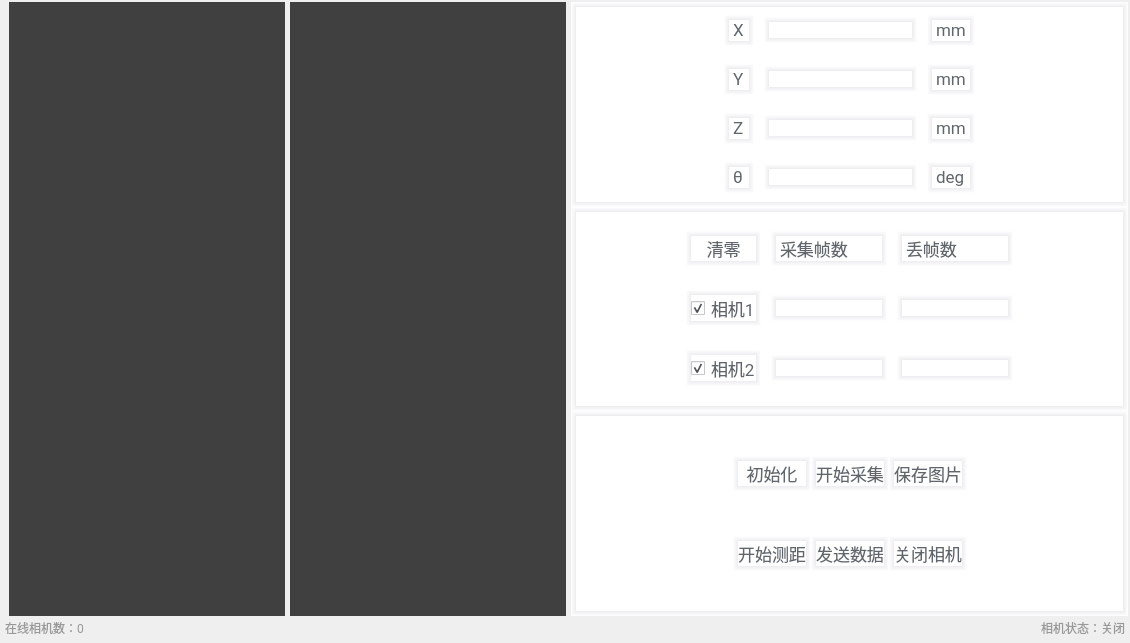
<?xml version="1.0" encoding="UTF-8"?>
<ui version="4.0">
 <class>ContentWidget</class>
 <widget class="QWidget" name="ContentWidget">
  <property name="geometry">
   <rect>
    <x>0</x>
    <y>0</y>
    <width>1130</width>
    <height>643</height>
   </rect>
  </property>
  <property name="windowTitle">
   <string>ContentWidget</string>
  </property>
  <layout class="QVBoxLayout" name="verticalLayout_2">
   <property name="spacing">
    <number>0</number>
   </property>
   <property name="leftMargin">
    <number>0</number>
   </property>
   <property name="topMargin">
    <number>0</number>
   </property>
   <property name="rightMargin">
    <number>0</number>
   </property>
   <property name="bottomMargin">
    <number>0</number>
   </property>
   <item>
    <widget class="QStackedWidget" name="contentStack">
     <property name="currentIndex">
      <number>0</number>
     </property>
     <widget class="QWidget" name="page">
      <layout class="QHBoxLayout" name="horizontalLayout_2">
       <property name="spacing">
        <number>5</number>
       </property>
       <property name="leftMargin">
        <number>2</number>
       </property>
       <property name="topMargin">
        <number>2</number>
       </property>
       <property name="rightMargin">
        <number>2</number>
       </property>
       <property name="bottomMargin">
        <number>2</number>
       </property>
       <item>
        <spacer name="horizontalSpacer_20">
         <property name="orientation">
          <enum>Qt::Horizontal</enum>
         </property>
         <property name="sizeType">
          <enum>QSizePolicy::Fixed</enum>
         </property>
         <property name="sizeHint" stdset="0">
          <size>
           <width>7</width>
           <height>7</height>
          </size>
         </property>
        </spacer>
       </item>
       <item>
        <widget class="QStackedWidget" name="cameraDispaly">
         <property name="styleSheet">
          <string notr="true"/>
         </property>
         <property name="currentIndex">
          <number>0</number>
         </property>
         <widget class="QWidget" name="page_5">
          <layout class="QHBoxLayout" name="horizontalLayout_4">
           <property name="spacing">
            <number>5</number>
           </property>
           <property name="leftMargin">
            <number>0</number>
           </property>
           <property name="topMargin">
            <number>0</number>
           </property>
           <property name="rightMargin">
            <number>0</number>
           </property>
           <property name="bottomMargin">
            <number>0</number>
           </property>
           <item>
            <widget class="QLabel" name="cameraDisplay2">
             <property name="styleSheet">
              <string notr="true">background:rgb(64,64,64)</string>
             </property>
             <property name="text">
              <string/>
             </property>
            </widget>
           </item>
           <item>
            <widget class="QLabel" name="cameraDisplay1">
             <property name="styleSheet">
              <string notr="true">background:rgb(64,64,64)</string>
             </property>
             <property name="text">
              <string/>
             </property>
            </widget>
           </item>
          </layout>
         </widget>
         <widget class="QWidget" name="page_6">
          <layout class="QHBoxLayout" name="horizontalLayout_5">
           <property name="spacing">
            <number>0</number>
           </property>
           <property name="leftMargin">
            <number>0</number>
           </property>
           <property name="topMargin">
            <number>0</number>
           </property>
           <property name="rightMargin">
            <number>0</number>
           </property>
           <property name="bottomMargin">
            <number>0</number>
           </property>
           <item>
            <widget class="QLabel" name="label_13">
             <property name="styleSheet">
              <string notr="true">background:rgb(64,64,64)</string>
             </property>
             <property name="text">
              <string/>
             </property>
            </widget>
           </item>
          </layout>
         </widget>
        </widget>
       </item>
       <item>
        <widget class="QWidget" name="dataDisplay" native="true">
         <layout class="QVBoxLayout" name="verticalLayout">
          <property name="spacing">
           <number>0</number>
          </property>
          <property name="leftMargin">
           <number>0</number>
          </property>
          <property name="topMargin">
           <number>0</number>
          </property>
          <property name="rightMargin">
           <number>0</number>
          </property>
          <property name="bottomMargin">
           <number>0</number>
          </property>
          <item>
           <widget class="QWidget" name="coordinateDisplay" native="true">
            <property name="styleSheet">
             <string notr="true">border-top: 5px solid qlineargradient(y0:0, y1:1,stop: 0 #ececef, stop: 1 white);
border-left: 5px solid qlineargradient(x0:0, x1:1,stop: 0 #ececef, stop: 1 white);
 border-bottom: 5px solid qlineargradient(y0:0, y1:1,stop: 0 white, stop: 1  #ececef);
border-right: 5px solid qlineargradient(x0:0, x1:1,stop:  0 white, stop: 1 #ececef);
background-color: rgb(255,255,255);
</string>
            </property>
            <layout class="QGridLayout" name="gridLayout">
             <property name="leftMargin">
              <number>0</number>
             </property>
             <property name="topMargin">
              <number>5</number>
             </property>
             <property name="rightMargin">
              <number>0</number>
             </property>
             <property name="bottomMargin">
              <number>5</number>
             </property>
             <property name="spacing">
              <number>10</number>
             </property>
             <item row="0" column="1">
              <widget class="QLabel" name="label_3">
               <property name="styleSheet">
                <string notr="true">font-family:PingFang SC,Hiragino Sans GB,Arial,Microsoft YaHei,Verdana,Roboto,Noto,Helvetica Neue,sans-serif;
color:#61666d;
font-size:17px</string>
               </property>
               <property name="text">
                <string>X</string>
               </property>
              </widget>
             </item>
             <item row="1" column="0">
              <spacer name="horizontalSpacer_3">
               <property name="orientation">
                <enum>Qt::Horizontal</enum>
               </property>
               <property name="sizeHint" stdset="0">
                <size>
                 <width>40</width>
                 <height>20</height>
                </size>
               </property>
              </spacer>
             </item>
             <item row="3" column="0">
              <spacer name="horizontalSpacer_7">
               <property name="orientation">
                <enum>Qt::Horizontal</enum>
               </property>
               <property name="sizeHint" stdset="0">
                <size>
                 <width>40</width>
                 <height>20</height>
                </size>
               </property>
              </spacer>
             </item>
             <item row="1" column="2">
              <widget class="QLineEdit" name="lineEditY">
               <property name="enabled">
                <bool>false</bool>
               </property>
               <property name="autoFillBackground">
                <bool>false</bool>
               </property>
               <property name="styleSheet">
                <string notr="true">border-top: 5px solid qlineargradient(y0:0, y1:1,stop: 0 #ececef, stop: 1 white);
border-left: 5px solid qlineargradient(x0:0, x1:1,stop: 0 #ececef, stop: 1 white);
 border-bottom: 5px solid qlineargradient(y0:0, y1:1,stop: 0 white, stop: 1  #ececef);
border-right: 5px solid qlineargradient(x0:0, x1:1,stop:  0 white, stop: 1 #ececef);
background-color: rgb(255,255,255);
</string>
               </property>
              </widget>
             </item>
             <item row="0" column="4">
              <spacer name="horizontalSpacer_2">
               <property name="orientation">
                <enum>Qt::Horizontal</enum>
               </property>
               <property name="sizeHint" stdset="0">
                <size>
                 <width>40</width>
                 <height>20</height>
                </size>
               </property>
              </spacer>
             </item>
             <item row="0" column="0">
              <spacer name="horizontalSpacer">
               <property name="orientation">
                <enum>Qt::Horizontal</enum>
               </property>
               <property name="sizeHint" stdset="0">
                <size>
                 <width>40</width>
                 <height>20</height>
                </size>
               </property>
              </spacer>
             </item>
             <item row="3" column="2">
              <widget class="QLineEdit" name="lineEditTheta">
               <property name="enabled">
                <bool>false</bool>
               </property>
               <property name="styleSheet">
                <string notr="true">border-top: 5px solid qlineargradient(y0:0, y1:1,stop: 0 #ececef, stop: 1 white);
border-left: 5px solid qlineargradient(x0:0, x1:1,stop: 0 #ececef, stop: 1 white);
 border-bottom: 5px solid qlineargradient(y0:0, y1:1,stop: 0 white, stop: 1  #ececef);
border-right: 5px solid qlineargradient(x0:0, x1:1,stop:  0 white, stop: 1 #ececef);
background-color: rgb(255,255,255);
</string>
               </property>
              </widget>
             </item>
             <item row="0" column="2">
              <widget class="QLineEdit" name="lineEditX">
               <property name="enabled">
                <bool>false</bool>
               </property>
               <property name="styleSheet">
                <string notr="true">border-top: 5px solid qlineargradient(y0:0, y1:1,stop: 0 #ececef, stop: 1 white);
border-left: 5px solid qlineargradient(x0:0, x1:1,stop: 0 #ececef, stop: 1 white);
 border-bottom: 5px solid qlineargradient(y0:0, y1:1,stop: 0 white, stop: 1  #ececef);
border-right: 5px solid qlineargradient(x0:0, x1:1,stop:  0 white, stop: 1 #ececef);
background-color: rgb(255,255,255);
</string>
               </property>
              </widget>
             </item>
             <item row="1" column="1">
              <widget class="QLabel" name="label_4">
               <property name="styleSheet">
                <string notr="true">font-family:PingFang SC,Hiragino Sans GB,Arial,Microsoft YaHei,Verdana,Roboto,Noto,Helvetica Neue,sans-serif;
color:#61666d;
font-size:17px</string>
               </property>
               <property name="text">
                <string>Y</string>
               </property>
              </widget>
             </item>
             <item row="3" column="1">
              <widget class="QLabel" name="label_6">
               <property name="styleSheet">
                <string notr="true">font-family:PingFang SC,Hiragino Sans GB,Arial,Microsoft YaHei,Verdana,Roboto,Noto,Helvetica Neue,sans-serif;
color:#61666d;
font-size:17px</string>
               </property>
               <property name="text">
                <string>θ</string>
               </property>
              </widget>
             </item>
             <item row="1" column="4">
              <spacer name="horizontalSpacer_4">
               <property name="orientation">
                <enum>Qt::Horizontal</enum>
               </property>
               <property name="sizeHint" stdset="0">
                <size>
                 <width>40</width>
                 <height>20</height>
                </size>
               </property>
              </spacer>
             </item>
             <item row="2" column="4">
              <spacer name="horizontalSpacer_6">
               <property name="orientation">
                <enum>Qt::Horizontal</enum>
               </property>
               <property name="sizeHint" stdset="0">
                <size>
                 <width>40</width>
                 <height>20</height>
                </size>
               </property>
              </spacer>
             </item>
             <item row="3" column="4">
              <spacer name="horizontalSpacer_8">
               <property name="orientation">
                <enum>Qt::Horizontal</enum>
               </property>
               <property name="sizeHint" stdset="0">
                <size>
                 <width>40</width>
                 <height>20</height>
                </size>
               </property>
              </spacer>
             </item>
             <item row="2" column="2">
              <widget class="QLineEdit" name="lineEditZ">
               <property name="enabled">
                <bool>false</bool>
               </property>
               <property name="styleSheet">
                <string notr="true">border-top: 5px solid qlineargradient(y0:0, y1:1,stop: 0 #ececef, stop: 1 white);
border-left: 5px solid qlineargradient(x0:0, x1:1,stop: 0 #ececef, stop: 1 white);
 border-bottom: 5px solid qlineargradient(y0:0, y1:1,stop: 0 white, stop: 1  #ececef);
border-right: 5px solid qlineargradient(x0:0, x1:1,stop:  0 white, stop: 1 #ececef);
background-color: rgb(255,255,255);
</string>
               </property>
              </widget>
             </item>
             <item row="2" column="0">
              <spacer name="horizontalSpacer_5">
               <property name="orientation">
                <enum>Qt::Horizontal</enum>
               </property>
               <property name="sizeHint" stdset="0">
                <size>
                 <width>40</width>
                 <height>20</height>
                </size>
               </property>
              </spacer>
             </item>
             <item row="2" column="1">
              <widget class="QLabel" name="label_5">
               <property name="styleSheet">
                <string notr="true">font-family:PingFang SC,Hiragino Sans GB,Arial,Microsoft YaHei,Verdana,Roboto,Noto,Helvetica Neue,sans-serif;
color:#61666d;
font-size:17px</string>
               </property>
               <property name="text">
                <string>Z</string>
               </property>
              </widget>
             </item>
             <item row="0" column="3">
              <widget class="QLabel" name="label_7">
               <property name="styleSheet">
                <string notr="true">font-family:PingFang SC,Hiragino Sans GB,Arial,Microsoft YaHei,Verdana,Roboto,Noto,Helvetica Neue,sans-serif;
color:#61666d;
font-size:17px</string>
               </property>
               <property name="text">
                <string>mm</string>
               </property>
              </widget>
             </item>
             <item row="1" column="3">
              <widget class="QLabel" name="label_8">
               <property name="styleSheet">
                <string notr="true">font-family:PingFang SC,Hiragino Sans GB,Arial,Microsoft YaHei,Verdana,Roboto,Noto,Helvetica Neue,sans-serif;
color:#61666d;
font-size:17px</string>
               </property>
               <property name="text">
                <string>mm</string>
               </property>
              </widget>
             </item>
             <item row="2" column="3">
              <widget class="QLabel" name="label_9">
               <property name="styleSheet">
                <string notr="true">font-family:PingFang SC,Hiragino Sans GB,Arial,Microsoft YaHei,Verdana,Roboto,Noto,Helvetica Neue,sans-serif;
color:#61666d;
font-size:17px</string>
               </property>
               <property name="text">
                <string>mm</string>
               </property>
              </widget>
             </item>
             <item row="3" column="3">
              <widget class="QLabel" name="label_10">
               <property name="styleSheet">
                <string notr="true">font-family:PingFang SC,Hiragino Sans GB,Arial,Microsoft YaHei,Verdana,Roboto,Noto,Helvetica Neue,sans-serif;
color:#61666d;
font-size:17px</string>
               </property>
               <property name="text">
                <string>deg</string>
               </property>
              </widget>
             </item>
            </layout>
           </widget>
          </item>
          <item>
           <widget class="QWidget" name="framesDisplay" native="true">
            <property name="styleSheet">
             <string notr="true">border-top: 5px solid qlineargradient(y0:0, y1:1,stop: 0 #ececef, stop: 1 white);
border-left: 5px solid qlineargradient(x0:0, x1:1,stop: 0 #ececef, stop: 1 white);
 border-bottom: 5px solid qlineargradient(y0:0, y1:1,stop: 0 white, stop: 1  #ececef);
border-right: 5px solid qlineargradient(x0:0, x1:1,stop:  0 white, stop: 1 #ececef);
background-color: rgb(255,255,255);
</string>
            </property>
            <layout class="QGridLayout" name="gridLayout_2">
             <property name="leftMargin">
              <number>10</number>
             </property>
             <property name="topMargin">
              <number>10</number>
             </property>
             <property name="rightMargin">
              <number>10</number>
             </property>
             <property name="bottomMargin">
              <number>10</number>
             </property>
             <property name="spacing">
              <number>10</number>
             </property>
             <item row="1" column="2">
              <widget class="QLineEdit" name="recFrame1">
               <property name="enabled">
                <bool>false</bool>
               </property>
              </widget>
             </item>
             <item row="0" column="4">
              <spacer name="horizontalSpacer_12">
               <property name="orientation">
                <enum>Qt::Horizontal</enum>
               </property>
               <property name="sizeHint" stdset="0">
                <size>
                 <width>40</width>
                 <height>20</height>
                </size>
               </property>
              </spacer>
             </item>
             <item row="1" column="0">
              <spacer name="horizontalSpacer_10">
               <property name="orientation">
                <enum>Qt::Horizontal</enum>
               </property>
               <property name="sizeHint" stdset="0">
                <size>
                 <width>40</width>
                 <height>20</height>
                </size>
               </property>
              </spacer>
             </item>
             <item row="2" column="1">
              <widget class="QCheckBox" name="checkBox_2">
               <property name="styleSheet">
                <string notr="true">font-family:PingFang SC,Hiragino Sans GB,Arial,Microsoft YaHei,Verdana,Roboto,Noto,Helvetica Neue,sans-serif;
color:#61666d;
font-size:17px</string>
               </property>
               <property name="text">
                <string>相机2</string>
               </property>
               <property name="checked">
                <bool>true</bool>
               </property>
              </widget>
             </item>
             <item row="1" column="1">
              <widget class="QCheckBox" name="checkBox">
               <property name="styleSheet">
                <string notr="true">font-family:PingFang SC,Hiragino Sans GB,Arial,Microsoft YaHei,Verdana,Roboto,Noto,Helvetica Neue,sans-serif;
color:#61666d;
font-size:17px</string>
               </property>
               <property name="text">
                <string>相机1</string>
               </property>
               <property name="checked">
                <bool>true</bool>
               </property>
              </widget>
             </item>
             <item row="0" column="3">
              <widget class="QLabel" name="label_2">
               <property name="styleSheet">
                <string notr="true">font-family:PingFang SC,Hiragino Sans GB,Arial,Microsoft YaHei,Verdana,Roboto,Noto,Helvetica Neue,sans-serif;
color:#61666d;
font-size:17px</string>
               </property>
               <property name="text">
                <string>丢帧数</string>
               </property>
              </widget>
             </item>
             <item row="1" column="3">
              <widget class="QLineEdit" name="lostFrame1">
               <property name="enabled">
                <bool>false</bool>
               </property>
              </widget>
             </item>
             <item row="2" column="3">
              <widget class="QLineEdit" name="lostFrame2">
               <property name="enabled">
                <bool>false</bool>
               </property>
              </widget>
             </item>
             <item row="0" column="1">
              <widget class="QPushButton" name="zeroBtn">
               <property name="styleSheet">
                <string notr="true">#zeroBtn{font-family:PingFang SC,Hiragino Sans GB,Arial,Microsoft YaHei,Verdana,Roboto,Noto,Helvetica Neue,sans-serif;
color:#61666d;
font-size:17px
}
#zeroBtn:hover{
color:white;
background:rgb(67,149,255);
}</string>
               </property>
               <property name="text">
                <string>清零</string>
               </property>
              </widget>
             </item>
             <item row="2" column="4">
              <spacer name="horizontalSpacer_14">
               <property name="orientation">
                <enum>Qt::Horizontal</enum>
               </property>
               <property name="sizeHint" stdset="0">
                <size>
                 <width>40</width>
                 <height>20</height>
                </size>
               </property>
              </spacer>
             </item>
             <item row="2" column="2">
              <widget class="QLineEdit" name="recFrame2">
               <property name="enabled">
                <bool>false</bool>
               </property>
              </widget>
             </item>
             <item row="0" column="2">
              <widget class="QLabel" name="label">
               <property name="styleSheet">
                <string notr="true">font-family:PingFang SC,Hiragino Sans GB,Arial,Microsoft YaHei,Verdana,Roboto,Noto,Helvetica Neue,sans-serif;
color:#61666d;
font-size:17px</string>
               </property>
               <property name="text">
                <string>采集帧数</string>
               </property>
              </widget>
             </item>
             <item row="1" column="4">
              <spacer name="horizontalSpacer_13">
               <property name="orientation">
                <enum>Qt::Horizontal</enum>
               </property>
               <property name="sizeHint" stdset="0">
                <size>
                 <width>40</width>
                 <height>20</height>
                </size>
               </property>
              </spacer>
             </item>
             <item row="0" column="0">
              <spacer name="horizontalSpacer_9">
               <property name="orientation">
                <enum>Qt::Horizontal</enum>
               </property>
               <property name="sizeHint" stdset="0">
                <size>
                 <width>40</width>
                 <height>20</height>
                </size>
               </property>
              </spacer>
             </item>
             <item row="2" column="0">
              <spacer name="horizontalSpacer_11">
               <property name="orientation">
                <enum>Qt::Horizontal</enum>
               </property>
               <property name="sizeHint" stdset="0">
                <size>
                 <width>40</width>
                 <height>20</height>
                </size>
               </property>
              </spacer>
             </item>
            </layout>
           </widget>
          </item>
          <item>
           <widget class="QWidget" name="buttonDisplay" native="true">
            <property name="styleSheet">
             <string notr="true">border-top: 5px solid qlineargradient(y0:0, y1:1,stop: 0 #ececef, stop: 1 white);
border-left: 5px solid qlineargradient(x0:0, x1:1,stop: 0 #ececef, stop: 1 white);
 border-bottom: 5px solid qlineargradient(y0:0, y1:1,stop: 0 white, stop: 1  #ececef);
border-right: 5px solid qlineargradient(x0:0, x1:1,stop:  0 white, stop: 1 #ececef);
background-color: rgb(255,255,255);
</string>
            </property>
            <layout class="QGridLayout" name="gridLayout_3">
             <property name="leftMargin">
              <number>10</number>
             </property>
             <property name="topMargin">
              <number>10</number>
             </property>
             <property name="rightMargin">
              <number>10</number>
             </property>
             <property name="bottomMargin">
              <number>10</number>
             </property>
             <property name="horizontalSpacing">
              <number>0</number>
             </property>
             <property name="verticalSpacing">
              <number>10</number>
             </property>
             <item row="0" column="1">
              <widget class="QPushButton" name="iniBtn">
               <property name="styleSheet">
                <string notr="true">#iniBtn{font-family:PingFang SC,Hiragino Sans GB,Arial,Microsoft YaHei,Verdana,Roboto,Noto,Helvetica Neue,sans-serif;
color:#61666d;
font-size:17px
}
#iniBtn:hover{
color:white;
background:rgb(67,149,255);
}</string>
               </property>
               <property name="text">
                <string>初始化</string>
               </property>
              </widget>
             </item>
             <item row="1" column="0">
              <spacer name="horizontalSpacer_16">
               <property name="orientation">
                <enum>Qt::Horizontal</enum>
               </property>
               <property name="sizeHint" stdset="0">
                <size>
                 <width>40</width>
                 <height>20</height>
                </size>
               </property>
              </spacer>
             </item>
             <item row="1" column="2">
              <widget class="QPushButton" name="sendDataBtn">
               <property name="styleSheet">
                <string notr="true">#sendDataBtn{font-family:PingFang SC,Hiragino Sans GB,Arial,Microsoft YaHei,Verdana,Roboto,Noto,Helvetica Neue,sans-serif;
color:#61666d;
font-size:17px
}
#sendDataBtn:hover{
color:white;
background:rgb(67,149,255);
}</string>
               </property>
               <property name="text">
                <string>发送数据</string>
               </property>
              </widget>
             </item>
             <item row="0" column="3">
              <widget class="QPushButton" name="saveImageBtn">
               <property name="styleSheet">
                <string notr="true">#saveImageBtn{font-family:PingFang SC,Hiragino Sans GB,Arial,Microsoft YaHei,Verdana,Roboto,Noto,Helvetica Neue,sans-serif;
color:#61666d;
font-size:17px
}
#saveImageBtn:hover{
color:white;
background:rgb(67,149,255);
}</string>
               </property>
               <property name="text">
                <string>保存图片</string>
               </property>
              </widget>
             </item>
             <item row="1" column="3">
              <widget class="QPushButton" name="closeCameraBtn">
               <property name="styleSheet">
                <string notr="true">#closeCameraBtn{font-family:PingFang SC,Hiragino Sans GB,Arial,Microsoft YaHei,Verdana,Roboto,Noto,Helvetica Neue,sans-serif;
color:#61666d;
font-size:17px
}
#closeCameraBtn:hover{
color:white;
background:rgb(67,149,255);
}</string>
               </property>
               <property name="text">
                <string>关闭相机</string>
               </property>
              </widget>
             </item>
             <item row="1" column="1">
              <widget class="QPushButton" name="measureBtn">
               <property name="styleSheet">
                <string notr="true">#measureBtn{font-family:PingFang SC,Hiragino Sans GB,Arial,Microsoft YaHei,Verdana,Roboto,Noto,Helvetica Neue,sans-serif;
color:#61666d;
font-size:17px
}
#measureBtn:hover{
color:white;
background:rgb(67,149,255);
}</string>
               </property>
               <property name="text">
                <string>开始测距</string>
               </property>
              </widget>
             </item>
             <item row="0" column="2">
              <widget class="QPushButton" name="startGrabBtn">
               <property name="styleSheet">
                <string notr="true">#startGrabBtn{font-family:PingFang SC,Hiragino Sans GB,Arial,Microsoft YaHei,Verdana,Roboto,Noto,Helvetica Neue,sans-serif;
color:#61666d;
font-size:17px;
}
#startGrabBtn:hover{
color:white;
background:rgb(67,149,255);
}</string>
               </property>
               <property name="text">
                <string>开始采集</string>
               </property>
              </widget>
             </item>
             <item row="0" column="0">
              <spacer name="horizontalSpacer_15">
               <property name="orientation">
                <enum>Qt::Horizontal</enum>
               </property>
               <property name="sizeHint" stdset="0">
                <size>
                 <width>40</width>
                 <height>20</height>
                </size>
               </property>
              </spacer>
             </item>
             <item row="0" column="4">
              <spacer name="horizontalSpacer_17">
               <property name="orientation">
                <enum>Qt::Horizontal</enum>
               </property>
               <property name="sizeHint" stdset="0">
                <size>
                 <width>40</width>
                 <height>20</height>
                </size>
               </property>
              </spacer>
             </item>
             <item row="1" column="4">
              <spacer name="horizontalSpacer_18">
               <property name="orientation">
                <enum>Qt::Horizontal</enum>
               </property>
               <property name="sizeHint" stdset="0">
                <size>
                 <width>40</width>
                 <height>20</height>
                </size>
               </property>
              </spacer>
             </item>
            </layout>
           </widget>
          </item>
         </layout>
        </widget>
       </item>
      </layout>
     </widget>
     <widget class="QWidget" name="page_2">
      <layout class="QHBoxLayout" name="horizontalLayout">
       <property name="spacing">
        <number>0</number>
       </property>
       <property name="leftMargin">
        <number>0</number>
       </property>
       <property name="topMargin">
        <number>0</number>
       </property>
       <property name="rightMargin">
        <number>0</number>
       </property>
       <property name="bottomMargin">
        <number>0</number>
       </property>
       <item>
        <widget class="SettingWidget" name="settingPage" native="true"/>
       </item>
      </layout>
     </widget>
    </widget>
   </item>
   <item>
    <widget class="QWidget" name="widget" native="true">
     <layout class="QHBoxLayout" name="horizontalLayout_3">
      <property name="spacing">
       <number>0</number>
      </property>
      <property name="leftMargin">
       <number>5</number>
      </property>
      <property name="topMargin">
       <number>0</number>
      </property>
      <property name="rightMargin">
       <number>5</number>
      </property>
      <property name="bottomMargin">
       <number>5</number>
      </property>
      <item>
       <widget class="QLabel" name="labelCamNum">
        <property name="styleSheet">
         <string notr="true">font-family:PingFang SC,Hiragino Sans GB,Arial,Microsoft YaHei,Verdana,Roboto,Noto,Helvetica Neue,sans-serif;
color:#999999</string>
        </property>
        <property name="text">
         <string>在线相机数：0</string>
        </property>
       </widget>
      </item>
      <item>
       <spacer name="horizontalSpacer_19">
        <property name="orientation">
         <enum>Qt::Horizontal</enum>
        </property>
        <property name="sizeHint" stdset="0">
         <size>
          <width>40</width>
          <height>20</height>
         </size>
        </property>
       </spacer>
      </item>
      <item>
       <widget class="QLabel" name="labelStatus">
        <property name="styleSheet">
         <string notr="true">font-family:PingFang SC,Hiragino Sans GB,Arial,Microsoft YaHei,Verdana,Roboto,Noto,Helvetica Neue,sans-serif;
color:#999999</string>
        </property>
        <property name="text">
         <string>相机状态：关闭</string>
        </property>
       </widget>
      </item>
     </layout>
    </widget>
   </item>
  </layout>
 </widget>
 <layoutdefault spacing="6" margin="11"/>
 <customwidgets>
  <customwidget>
   <class>SettingWidget</class>
   <extends>QWidget</extends>
   <header>settingwidget.h</header>
   <container>1</container>
  </customwidget>
 </customwidgets>
 <resources/>
 <connections/>
</ui>
